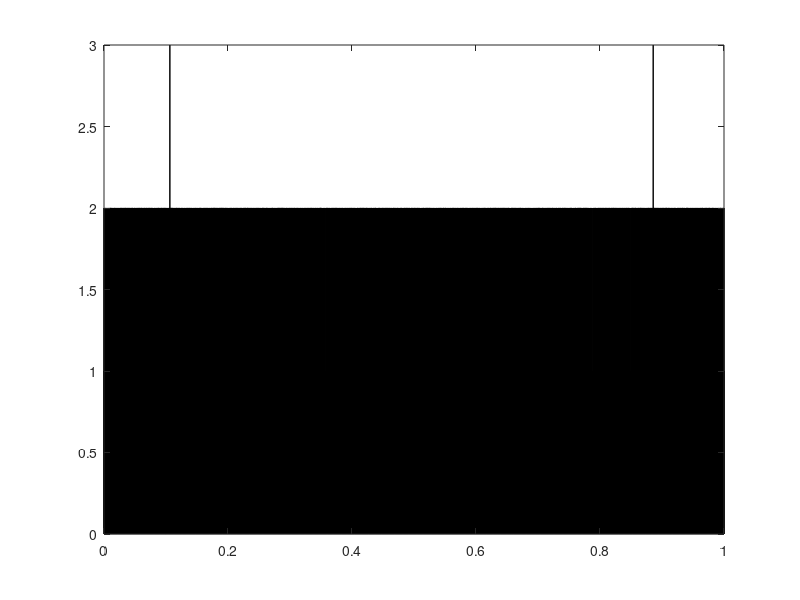
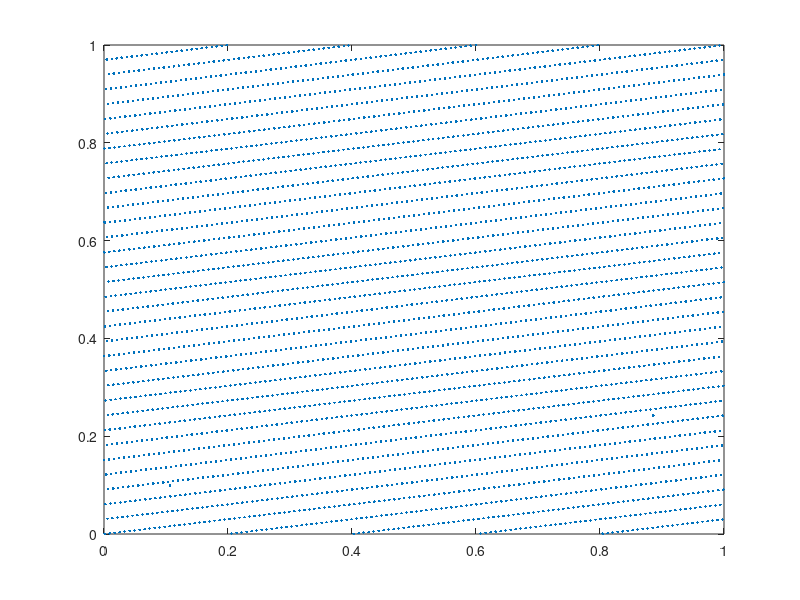
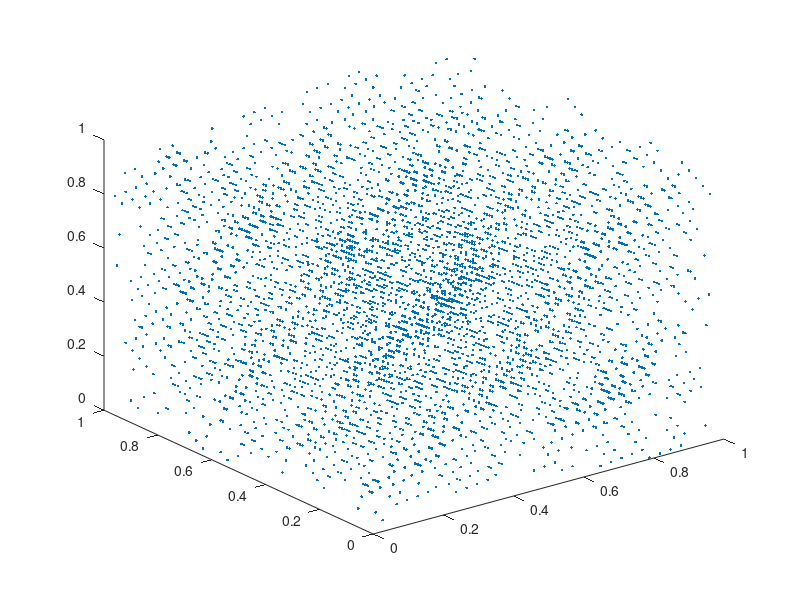

These figures' MATLAB source, in order: (Note: this script raises an error after producing the figures.)
clear

%----a----
alpha = 25214903917;
c = 11;
m = 2^48;
x0 = 1111;
x_alt = x0;

for i=1:12000
    x(i) = mod((alpha * x_alt + c),m);
    x_alt = x(i);
end

zahlen = x./m;

%----d----
%zahlen = rand(1,12000);

figure(1)
hist(zahlen,12000);
%----b----
for j=1:length(zahlen)/2
    uneven(j) = zahlen(2*j-1);
    even(j) = zahlen(2*j);
end
figure(2)
plot(even, uneven, '.');

x1 = zahlen(1:3:end);
x2 = zahlen(2:3:end);
x3 = zahlen(3:3:end);
figure(3)
plot3(x1, x2, x3, '.')
%----c----
AAA = 0;
AAB = 0;
ABC = 0;
x1 = round(x1,1);
x2 = round(x2,1);
x3 = round(x3,1);

for l=1:length(x1)
    if x1(l)==x2(l) && x2(l)==x3(l)
    AAA = AAA+1;
    elseif x1(l)==x2(l) || x2(l)==x3(l) || x1(l)==x3(l)
    AAB = AAB+1;
    else
    ABC = ABC+1;
    end
end

ALL = AAA+AAB+ABC;
P_AAA = AAA/ALL;
P_AAB = AAB/ALL;
P_ABC = ABC/ALL;
fprintf("Fuer 3 Zahlen:\nP_AAA: %f\nP_AAB: %f\nP_ABC: %f\n", P_AAA, P_AAB, P_ABC)

z1 = round(zahlen(1:4:end),1);
z2 = round(zahlen(2:4:end),1);
z3 = round(zahlen(3:4:end),1);
z4 = round(zahlen(4:4:end),1);

AAAA = 0;
AAAB = 0;
AABB = 0;
AABC = 0;
ABCD = 0;

for l=1:length(z1)
    v = [z1(l), z2(l), z3(l), z4(l)];
    counts = histcounts(v, 0:0.1:1);
    counts = sort(counts(counts>0), 'descend');

    if isequal(counts, [4])
        AAAA = AAAA + 1;
    elseif isequal(counts, [3 1])
        AAAB = AAAB + 1;
    elseif isequal(counts, [2 2])
        AABB = AABB + 1;
    elseif isequal(counts, [2 1 1])
        AABC = AABC + 1;
    elseif isequal(counts, [1 1 1 1])
        ABCD = ABCD + 1;
    end
end

ALL = AAAA+AABB+AABC+AAAB+ABCD;
P_AAAA = AAAA/ALL;
P_AABB = AABB/ALL;
P_ABCD = ABCD/ALL;
P_AAAB = AAAB/ALL;
P_AABC = AABC/ALL;

fprintf("Fuer 4 Zahlen:\nP_AAAA: %f\nP_AABB: %f\nP_ABCD: %f\nP_AAAB: %f\nP_AABC: %f\n",...
    P_AAAA, P_AABB, P_ABCD, P_AAAB, P_AABC)
